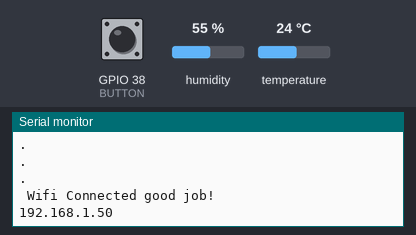
Simulated run of this sketch. Board: ESP32. Shown: the last lines printed to the serial monitor. Inputs (shaded band) come from the test bench; at power-on: humidity 55 %, temperature 24 °C, GPIO 38 (BUTTON) HIGH. WiFi joins after 1.5 s; servers stay silent unless stated; uploads are accepted with an empty reply.

Above: at 3.7 s.
3.8 s: humidity set to 22 %
At 18.7 s:
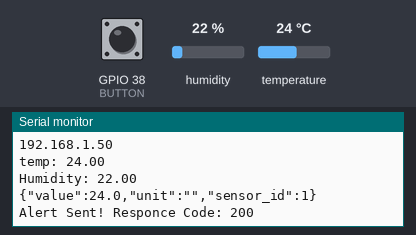
26.3 s: temperature set to 12 °C
At 32.91 s:
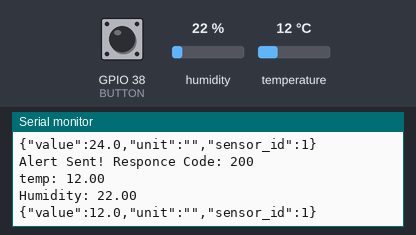
48.8 s: humidity set to 40 %
At 64.5 s:
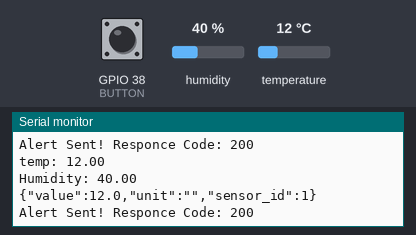

Measured:
- after the input at 3.8 s, the serial monitor: prints a new line after 13.7 s (image 1)
- after the input at 26.3 s, the serial monitor: prints a new line after 6.5 s (image 2)
- after the input at 48.8 s, the serial monitor: prints a new line after 14.4 s (image 3)

The sketch:

sensor_code.ino
```cpp
#include <WiFi.h>
#include <HTTPClient.h>
#include "DHT.h"

#define DHTPIN 4
#define DHTTYPE DHT11
#define BUTTON 38

// wifi and ser
const char* ssid = "Nat";
const char* password = "abunat12";
const char* apiURL = "http://10.136.18.16:8000/api/sensors/readings";
const char* google = "https://google.com";

DHT dht(DHTPIN, DHTTYPE);


void setup() {
  // put your setup code here, to run once:
  pinMode(BUTTON, INPUT_PULLUP);
  Serial.begin(115200);
  dht.begin();
  delay(1000);


  // connect Wifi
  Serial.println("connecting to wifi...");
  WiFi.begin(ssid, password);
  int tries = 0;
  while (WiFi.status() != WL_CONNECTED && tries < 20) {
    delay(500);
    Serial.println(".");
    tries++;
  }

  if (WiFi.status() == WL_CONNECTED ){
    Serial.println("\n Wifi Connected good job!");
    Serial.println(WiFi.localIP());
  }
  else {
    Serial.println("\n WiFi not connected.");
  }


}

void loop() {
  delay(15000);
  float t = dht.readTemperature();
  float h = dht.readHumidity();

  if (isnan(t)){
    Serial.println("Failed to read from DHT");
    return;
  }
  if (isnan(h)){
    Serial.println("Failed to read humidity");
  }

  Serial.print("temp: ");
  Serial.println(t);
  Serial.print("Humidity: ");
  Serial.println(h);

  if (WiFi.status() == WL_CONNECTED){
     HTTPClient http;
    http.begin(apiURL);
    http.addHeader("Content-Type", "application/json");
    String json = "{";

    // Button to send trigger data
    if (digitalRead(BUTTON) == LOW) {  // pressed
      json += "\"value\":" + String(140.00, 1) + ",";
    } else {
      json += "\"value\":" + String(t, 1) + ",";
    }

    json += "\"unit\":\"\",";
    json += "\"sensor_id\":1";
    json += "}";
    Serial.println(json);

    int code = http.POST(json);
    if (code > 0){
      Serial.printf("Alert Sent! Responce Code: %d\n", code);
    }
    else{
      Serial.printf("HTTP Error: %d\n", code);
    }

    http.end();

    // if(http.begin(google)){
    //   if (http.GET() > 0){
    //     Serial.println( http.getString());

    //   }
    //   http.end();
    // }

  }
  else{
    Serial.println("WiFi not connected! skipping Api post");
  }


}
```
